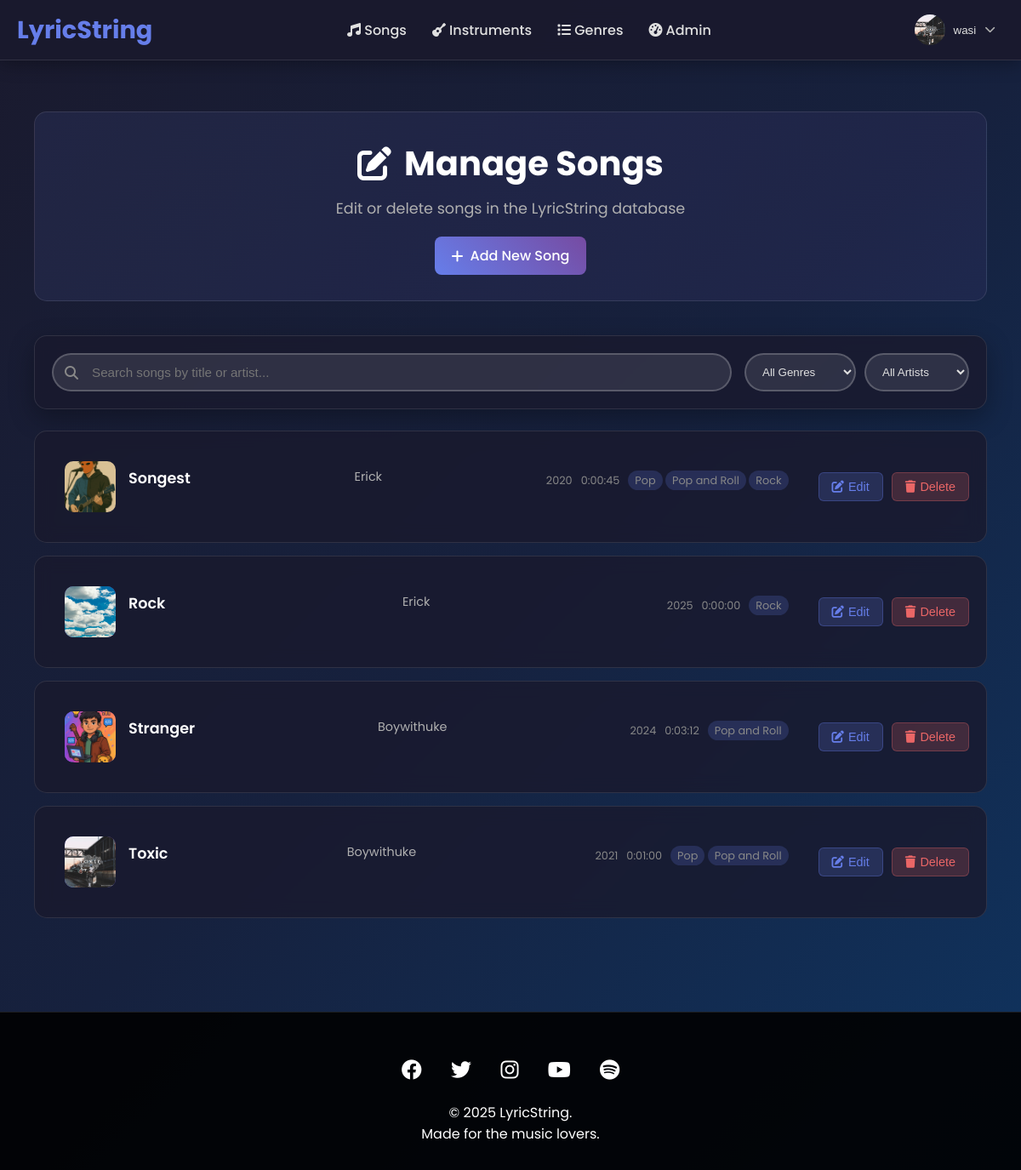
The page /dashboard/edit_song/ (signed in) on the database its author committed.
### users/models.py (models this page shows, shortened)
class CustomUser(AbstractUser):
    username = models.CharField(
        max_length=150,
        unique=True,
        help_text='Required. 150 characters or fewer. Letters, digits and @/./+/-/_ only.',
        validators=[AbstractUser.username_validator],
        error_messages={
            'unique': "A user with that username already exists.",
        },
    )
    bio = models.TextField(blank=True)
    profile_picture = models.ImageField(upload_to='profile_pics/', blank=True)
    location = models.CharField(max_length=100, blank=True)
    website = models.URLField(blank=True)
    social_media = models.CharField(max_length=100, blank=True)
    skill_level = models.CharField(max_length=20, choices=[
        ('beginner', 'Beginner'),
        ('intermediate', 'Intermediate'),
        ('advanced', 'Advanced'),
        ('professional', 'Professional')
    ], default='beginner')
    groups = models.ManyToManyField(
        'auth.Group',
        verbose_name='groups',
        blank=True,
        help_text='The groups this user belongs to. A user will get all permissions granted to each of their groups.',
        related_name="customuser_set",
        related_query_name="user",
    )
    user_permissions = models.ManyToManyField(
        'auth.Permission',
        verbose_name='user permissions',
        blank=True,
        help_text='Specific permissions for this user.',
        related_name="customuser_set",
        related_query_name="user",
    )

### content/models.py (models this page shows, shortened)
class Song(models.Model):
    title = models.CharField(max_length=100)
    artist = models.ForeignKey(Artist, on_delete=models.CASCADE)
    duration = models.DurationField()
    key = models.CharField(max_length=20)
    bpm = models.PositiveIntegerField()
    year = models.PositiveIntegerField()
    genres = models.ManyToManyField(Genre)
    instruments = models.ManyToManyField(Instrument, through='SongInstrument')
    description = models.TextField()
    cover_image = models.ImageField(upload_to='song_covers/', blank=True)
    audio_file = models.FileField(upload_to='song_audio/')
    created_at = models.DateTimeField(auto_now_add=True)
    liked_by = models.ManyToManyField(settings.AUTH_USER_MODEL, related_name='liked_songs')
    saved_by = models.ManyToManyField(settings.AUTH_USER_MODEL, related_name='saved_songs')

class Artist(models.Model):
    name = models.CharField(max_length=100)
    bio = models.TextField(blank=True)
    genres = models.ManyToManyField(Genre)

class Genre(models.Model):
    name = models.CharField(max_length=50, unique=True)
    description = models.TextField(blank=True)
    icon_class = models.CharField(max_length=50, default='fas fa-music')

### users/views.py (the view)
# urls.py: path('dashboard/edit_song/', views.admin_edit_song_view, name='admin_edit_song'),
@staff_member_required
def admin_edit_song_view(request):
    all_songs = Song.objects.select_related('artist').prefetch_related('genres').order_by('-created_at')
    paginator = Paginator(all_songs, 10)
    page_number = request.GET.get('page')
    page_obj = paginator.get_page(page_number)
    artists = Artist.objects.all()
    genres = Genre.objects.all()
    context = {
        'all_songs': page_obj,
        'artists': artists,
        'genres': genres,
    }
    return render(request, 'users/admin_edit_song.html', context)

### templates/users/admin_edit_song.html (shortened to what this page needs)
{% extends "base.html" %}
{% load static %}
{% block extra_css %}
<link rel="stylesheet" href="{% static 'css/admin_edit_song.css' %}">
{% endblock %}
{% block content %}
<div class="admin-container">
    <div class="admin-header">
        <h1><i class="fas fa-edit"></i> Manage Songs</h1>
        <p>Edit or delete songs in the LyricString database</p>
        <div style="margin-top: 20px;">
            <a href="{% url 'admin_add_song' %}" class="btn-primary">
                <i class="fas fa-plus"></i>
                Add New Song
            </a>
        </div>
    </div>
    <div class="search-section">
        <div class="search-box">
            <i class="fas fa-search"></i>
            <input type="text" id="songSearch" placeholder="Search songs by title or artist...">
        </div>
        <div class="filter-group">
            <select id="genreFilter">
                <option value="">All Genres</option>
            </select>
            <select id="artistFilter">
                <option value="">All Artists</option>
            </select>
        </div>
    </div>
    <div class="songs-list">
        {% for song in all_songs %}
        <div class="song-item" data-title="{{ song.title|lower }}" data-artist="{{ song.artist.name|lower }}" data-genres="{% for genre in song.genres.all %}{{ genre.name|lower }} {% endfor %}">
            <div class="song-info">
                <div class="song-cover">
                    {% if song.cover_image %}
                    <img src="{{ song.cover_image.url }}" alt="{{ song.title }}">
                    {% else %}
                    <i class="fas fa-music"></i>
                    {% endif %}
                </div>
                <div class="song-details">
                    <h3>{{ song.title }}</h3>
                    <p class="artist">{{ song.artist.name }}</p>
                    <div class="song-meta">
                        <span class="year">{{ song.year }}</span>
                        <span class="duration">{{ song.duration }}</span>
                        <span class="genres">
                            {% for genre in song.genres.all %}
                            <span class="genre-tag">{{ genre.name }}</span>
                            {% endfor %}
                        </span>
                    </div>
                </div>
            </div>
            <div class="song-actions">
                <button class="btn-edit" onclick="editSong({{ song.id }})">
                    <i class="fas fa-edit"></i> Edit
                </button>
                <button class="btn-delete" onclick="confirmDelete({{ song.id }}, '{{ song.title|escapejs }}')">
                    <i class="fas fa-trash"></i> Delete
                </button>
            </div>
        </div>
        {% endfor %}
    </div>
</div>
{% endblock %}

### templates/base.html (shortened to what this page needs)
{% load static %}
<!DOCTYPE html>
<html lang="en">
<head>
    <link rel="stylesheet" href="https://cdnjs.cloudflare.com/ajax/libs/font-awesome/6.4.0/css/all.min.css">
    <link rel="stylesheet" href="{% static 'css/styles.css' %}">
    <link rel="stylesheet" href="{% static 'css/base.css' %}">
    {% block extra_css %}{% endblock %}
</head>
<body>
    <header class="header">
        <nav class="nav-container">
            <a href="/" class="logo">
                LyricString
            </a>
            <ul class="nav-menu">
                <li><a href="/"><i class="fas fa-music"></i> Songs</a></li>
                <li><a href="/instruments/"><i class="fas fa-guitar"></i> Instruments</a></li>
                <li><a href="/genres/"><i class="fas fa-list"></i> Genres</a></li>
                {% if user.is_staff %}
                <li><a href="/dashboard/"><i class="fas fa-tachometer-alt"></i> Admin</a></li>
                {% endif %}
            </ul>
            <div class="user-actions">
                {% if user.is_authenticated %}
                <div class="user-profile">
                    <div class="profile-dropdown">
                        <button class="profile-btn">
                            {% if user.profile_picture %}
                            <img src="{{ user.profile_picture.url }}" alt="{{ user.username }}" class="profile-pic">
                            {% else %}
                            <div class="profile-pic default"><i class="fas fa-user"></i></div>
                            {% endif %}
                            <span class="username">{{ user.username }}</span>
                            <i class="fas fa-chevron-down dropdown-icon"></i>
                        </button>
                    </div>
                </div>
                {% else %}
                <a href="{% url 'login' %}" class="btn btn-outline">Sign in</a>
                <a href="{% url 'register' %}" class="btn btn-primary">Sign up</a>
                {% endif %}
            </div>
        </nav>
    </header>
    <main class="main-content">
        {% block content %}{% endblock %}
    </main>
    <footer class="footer">
        <div class="footer-content">
            <div class="social-links">
                <a href="#"><i class="fab fa-facebook"></i></a>
                <a href="#"><i class="fab fa-twitter"></i></a>
                <a href="#"><i class="fab fa-instagram"></i></a>
                <a href="#"><i class="fab fa-youtube"></i></a>
                <a href="#"><i class="fab fa-spotify"></i></a>
            </div>
            <p>&copy; 2025 LyricString.</p>
            <p>Made for the music lovers.</p>
        </div>
    </footer>
</body>
</html>

### static/css/styles.css (style rules this page uses)
* { margin: 0; padding: 0; box-sizing: border-box; }
body { font-family: 'Poppins', sans-serif; background: linear-gradient(135deg, #1a1a2e 0%, #16213e 50%, #0f3460 100%); min-height: 100vh; color: #e0e0e0; }
.header { background: rgba(26, 26, 46, 0.95); backdrop-filter: blur(10px); box-shadow: 0 4px 20px rgba(0,0,0,0.3); position: sticky; top: 0; z-index: 1000; border-bottom: 1px solid rgba(255, 255, 255, 0.1); }
.nav-container { max-width: 1400px; margin: 0 auto; padding: 0 20px; display: flex; justify-content: space-between; align-items: center; height: 70px; }
.logo { display: flex; align-items: center; gap: 10px; font-size: 1.8rem; font-weight: 700; color: #667eea; text-decoration: none; }
.nav-menu { display: flex; list-style: none; gap: 30px; }
.nav-menu a { text-decoration: none; color: #e0e0e0; font-weight: 500; transition: color 0.3s ease; position: relative; }
.nav-menu a::after { content: ''; position: absolute; width: 0; height: 2px; bottom: -5px; left: 0; background: linear-gradient(45deg, #667eea, #764ba2); transition: width 0.3s ease; }
.user-actions { display: flex; gap: 15px; align-items: center; }
.btn-primary { background: linear-gradient(45deg, #667eea, #764ba2); color: white; }
.user-profile { position: relative; }
.profile-dropdown { position: relative; }
.profile-btn { display: flex; align-items: center; gap: 10px; background: transparent; border: none; cursor: pointer; padding: 5px 10px; border-radius: 30px; transition: all 0.3s ease; }
.profile-pic { width: 36px; height: 36px; border-radius: 50%; object-fit: cover; }
.username { font-weight: 500; color: #e0e0e0; }
.dropdown-icon { font-size: 0.8rem; color: #b0b0b0; transition: transform 0.3s ease; }
.main-content { max-width: 1400px; margin: 0 auto; padding: 40px 20px; min-height: calc(100vh - 140px); }
.search-section { background: rgba(26, 26, 46, 0.8); backdrop-filter: blur(10px); border-radius: 20px; padding: 30px; margin-bottom: 30px; box-shadow: 0 10px 30px rgba(0,0,0,0.3); border: 1px solid rgba(255, 255, 255, 0.1); }
.song-cover { width: 100%; height: 160px; background: linear-gradient(45deg, #667eea, #764ba2); display: flex; align-items: center; justify-content: center; position: relative; overflow: hidden; }
.song-info { padding: 15px; }
.song-details { display: flex; justify-content: space-between; align-items: center; margin-bottom: 15px; font-size: 0.8rem; color: #888; }
.song-actions { display: flex; justify-content: space-between; align-items: center; }
.footer { background: rgba(0,0,0,0.9); color: white; text-align: center; padding: 30px 0; margin-top: 50px; border-top: 1px solid rgba(255, 255, 255, 0.1); }
.footer-content { max-width: 1400px; margin: 0 auto; padding: 0 20px; }
.social-links { margin: 20px 0; }
.social-links a { color: white; font-size: 1.5rem; margin: 0 15px; transition: color 0.3s ease; }

### static/css/admin_edit_song.css (style rules this page uses)
.admin-container { max-width: 1200px; margin: 0 auto; padding: 20px; }
.admin-header { text-align: center; margin-bottom: 40px; padding: 30px; background: linear-gradient(135deg, rgba(102, 126, 234, 0.1), rgba(118, 75, 162, 0.1)); border-radius: 15px; border: 1px solid rgba(255, 255, 255, 0.1); }
.admin-header h1 { color: white; font-size: 2.5rem; margin-bottom: 10px; display: flex; align-items: center; justify-content: center; gap: 15px; }
.admin-header p { color: #b0b0b0; font-size: 1.1rem; }

### rows shown on the page
CustomUser: profile_picture (picture), username "wasi"
Song: cover_image (picture), title "Songest", artist.name "Erick", year "2020", duration "0:00:45"
Genre: name "Pop"
Genre: name "Pop and Roll"
Genre: name "Rock"
Song: cover_image (picture), title "Rock", artist.name "Erick", year "2025", duration "0:00:00"
Song: cover_image (picture), title "Stranger", artist.name "Boywithuke", year "2024", duration "0:03:12"
Song: cover_image (picture), title "Toxic", artist.name "Boywithuke", year "2021", duration "0:01:00"
